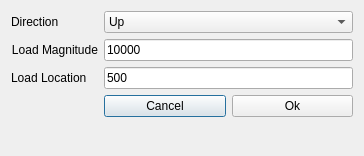
<?xml version="1.0" encoding="UTF-8"?>
<ui version="4.0">
 <class>Dialog</class>
 <widget class="QDialog" name="Dialog">
  <property name="geometry">
   <rect>
    <x>0</x>
    <y>0</y>
    <width>364</width>
    <height>156</height>
   </rect>
  </property>
  <property name="windowTitle">
   <string>Dialog</string>
  </property>
  <layout class="QFormLayout" name="formLayout">
   <item row="2" column="0">
    <widget class="QLabel" name="label_4">
     <property name="layoutDirection">
      <enum>Qt::LeftToRight</enum>
     </property>
     <property name="text">
      <string>Direction</string>
     </property>
    </widget>
   </item>
   <item row="2" column="1">
    <widget class="QComboBox" name="loadDirectionComboBox">
     <item>
      <property name="text">
       <string>Up</string>
      </property>
     </item>
     <item>
      <property name="text">
       <string>Down</string>
      </property>
     </item>
    </widget>
   </item>
   <item row="3" column="0">
    <widget class="QLabel" name="label_2">
     <property name="layoutDirection">
      <enum>Qt::LeftToRight</enum>
     </property>
     <property name="text">
      <string>Load Magnitude</string>
     </property>
     <property name="alignment">
      <set>Qt::AlignRight|Qt::AlignTrailing|Qt::AlignVCenter</set>
     </property>
     <property name="indent">
      <number>0</number>
     </property>
    </widget>
   </item>
   <item row="3" column="1">
    <widget class="QLineEdit" name="loadMagnitudeInputField">
     <property name="text">
      <string>10000</string>
     </property>
    </widget>
   </item>
   <item row="4" column="0">
    <widget class="QLabel" name="label">
     <property name="layoutDirection">
      <enum>Qt::LeftToRight</enum>
     </property>
     <property name="text">
      <string>Load Location</string>
     </property>
     <property name="alignment">
      <set>Qt::AlignLeading|Qt::AlignLeft|Qt::AlignVCenter</set>
     </property>
     <property name="indent">
      <number>0</number>
     </property>
    </widget>
   </item>
   <item row="4" column="1">
    <widget class="QLineEdit" name="loadLocationInputField">
     <property name="text">
      <string>500</string>
     </property>
    </widget>
   </item>
   <item row="6" column="1">
    <layout class="QHBoxLayout" name="horizontalLayout_2">
     <item>
      <widget class="QPushButton" name="Cancel_button">
       <property name="text">
        <string>Cancel</string>
       </property>
      </widget>
     </item>
     <item>
      <widget class="QPushButton" name="Ok_button">
       <property name="text">
        <string>Ok</string>
       </property>
      </widget>
     </item>
    </layout>
   </item>
  </layout>
 </widget>
 <resources/>
 <connections/>
</ui>
